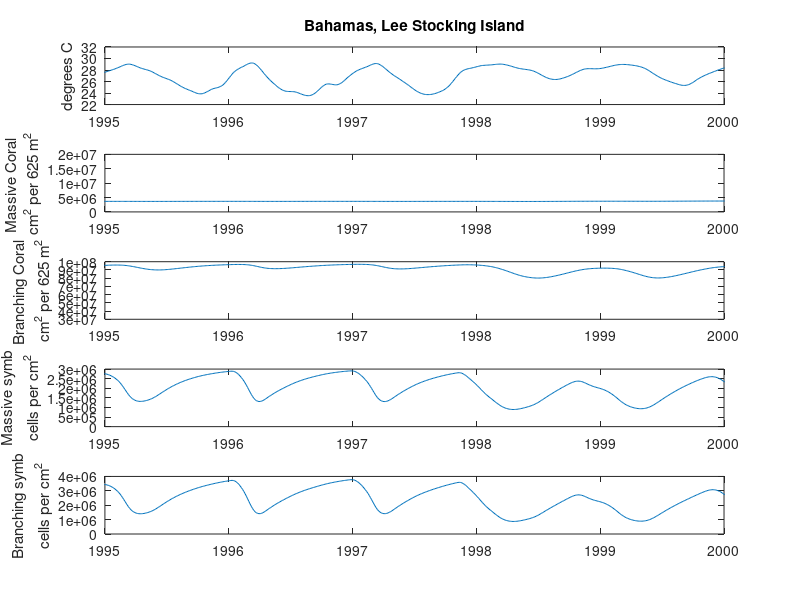

This figure's MATLAB source:
load('MooreaRCP45E1OA1');
t1 = datenum('1995-01-01');
t2 = datenum('2000-01-01');
% plot with our usual units
subplot(5,1,1);
plot(time, temp);
xlim([t1 t2]);
datetick('x', 'keeplimits');
ylabel('degrees C');

title('Bahamas, Lee Stocking Island');

subplot(5,1,2);
plot(time, C(:,1));
xlim([t1 t2]);
datetick('x', 'keeplimits');
ylabel([' Massive Coral  '; 'cm^2 per 625 m^2']);

subplot(5,1,3);
plot(time, C(:,2));
xlim([t1 t2]);
datetick('x', 'keeplimits');
ylabel(['Branching Coral '; 'cm^2 per 625 m^2']);

subplot(5,1,4);
plot(time, S(:,1)./C(:,1));
xlim([t1 t2]);
datetick('x', 'keeplimits');
ylabel([' Massive symb '; 'cells per cm^2']);

subplot(5,1,5);
plot(time, S(:,2)./C(:,2));
xlim([t1 t2]);
datetick('x', 'keeplimits');
ylabel(['Branching symb'; 'cells per cm^2']);